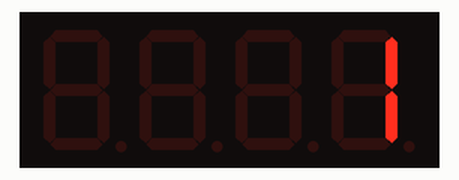
Simulated run of this sketch. Board: Arduino Uno, built with avr-gcc and run on an emulated ATmega328P. On the bench: 4-digit seven-segment display.

Above: at 0.75 s.
At 5.75 s:
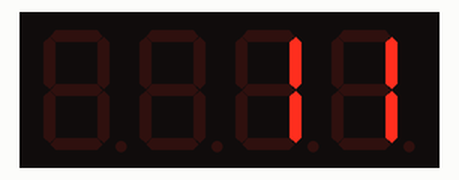
At 10.6 s:
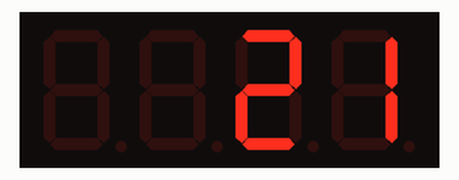
At 20.25 s:
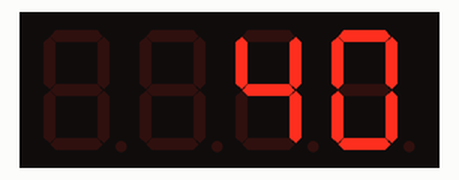
At 30.1 s:
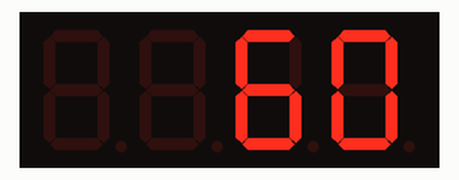
At 39.75 s:
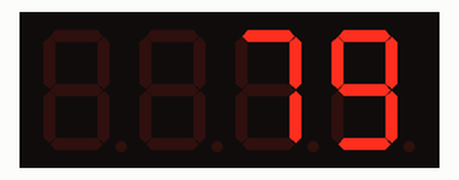

The sketch:

sketch_sep24a.ino
```cpp
#include "SevSeg.h"

SevSeg sevseg; // Membuat objek SevSeg

unsigned long waktuSebelumnya = 0;
const long interval = 500; // Kecepatan hitung (dalam milidetik)
int hitungan = 1;         // Angka awal mulai dari 1
int berakhir = 9999;

void setup() {
  // --- KONFIGURASI HARDWARE ---
  byte numDigits = 4;                           // Jumlah digit (4 digit)
  byte digitPins[] = {2, 3, 4, 5};              // Pin Arduino untuk kontrol Digit 1, 2, 3, 4
  byte segmentPins[] = {6, 7, 8, 9, 10, 11, 12, 13}; // Pin Arduino untuk segmen A, B, C, D, E, F, G, DP

  bool resistorsOnSegments = false; // 'false' jika resistor dipasang di pin digit, 'true' jika di pin segmen

  // UBAH BAGIAN INI sesuai tipe 7-Segment Anda:
  // COMMON_CATHODE (Katoda) atau COMMON_ANODE (Anoda)
  byte hardwareConfig = COMMON_CATHODE;

  bool updateWithDelays = false;     // Sangat direkomendasikan false
  bool leadingZeros = false;         // 'true' jika ingin angka tampil seperti 0001, 'false' untuk 1
  bool disableDecPoint = true;       // 'true' jika tidak menggunakan titik desimal

  // Memulai library dengan konfigurasi di atas
  sevseg.begin(hardwareConfig, numDigits, digitPins, segmentPins, resistorsOnSegments,
  updateWithDelays, leadingZeros, disableDecPoint);

  sevseg.setBrightness(90); // Mengatur kecerahan layar (0-100)
}

void loop() {
  unsigned long waktuSekarang = millis();

  // Logika menghitung maju dari 1 sampai 9999 tanpa mengganggu multiplexing
  if (waktuSekarang - waktuSebelumnya >= interval) {
    waktuSebelumnya = waktuSekarang;

    sevseg.setNumber(hitungan); // Kirim angka ke segment

    hitungan++;
    if (hitungan > 9999) {
      hitungan = 1; // Reset kembali ke 1 jika sudah melewati 9999

    }
  }

  // Wajib dipanggil terus-menerus agar efek multiplexing bekerja (layar tidak berkedip)
  sevseg.refreshDisplay();
}
```

Measured:
- what the display in image 0 shows lasts 0.5 s, from 0.5 s to 1.0 s
